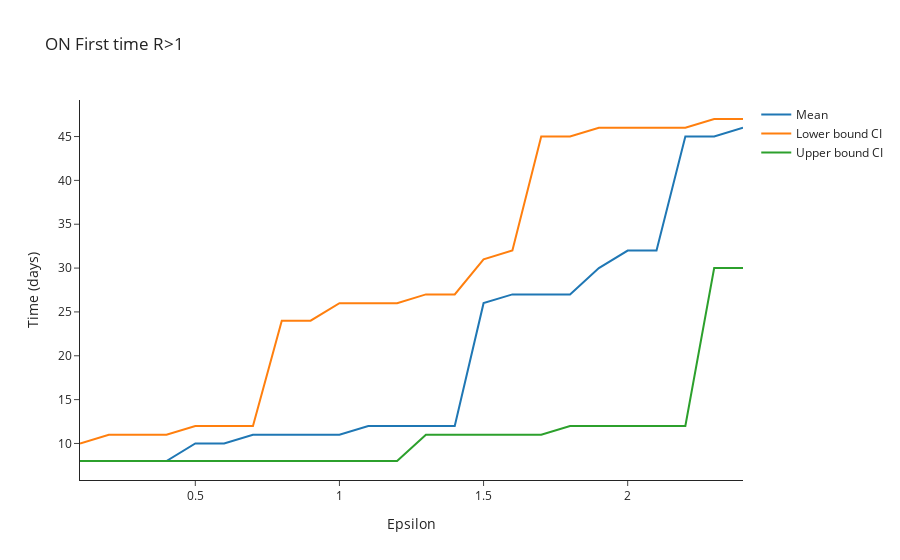

Notebook code for this chart:
### Code cell
# Plot time of first R_t > 1 
fig = go.Figure()

# Plot of incidences
fig.add_trace(
    go.Scatter(
        x=large_epsilon_range,
        y=first_time_r_more_than_1,
        mode='lines',
        name='Mean'
    )
)

fig.add_trace(
    go.Scatter(
        x=large_epsilon_range,
        y=first_time_r_more_than_1_LowerCI,
        mode='lines',
        name='Lower bound CI'
    )
)

fig.add_trace(
    go.Scatter(
        x=large_epsilon_range,
        y=first_time_r_more_than_1_UpperCI,
        mode='lines',
        name='Upper bound CI'
    )
)

# Add axis labels
fig.update_layout(
    title='ON First time R>1',
    template='simple_white',
    xaxis_title='Epsilon',
    yaxis_title='Time (days)'
)


#fig.write_image('ON-First-time-R-more-than-1.pdf')
fig.show()

### Figure 1 — Plotly figure (JSON) as saved in the notebook; plotly's stock layout.template omitted (floating-point values rounded to 4 significant figures)
{"data": [{"mode": "lines", "name": "Mean", "type": "scatter", "x": [0.1, 0.2, 0.3, 0.4, 0.5, 0.6, 0.7, 0.8, 0.9, 1, 1.1, 1.2, 1.3, 1.4, 1.5, 1.6, 1.7, 1.8, 1.9, 2, 2.1, 2.2, 2.3, 2.4], "y": [8, 8, 8, 8, 10, 10, 11, 11, 11, 11, 12, 12, 12, 12, 26, 27, 27, 27, 30, 32, 32, 45, 45, 46]}, {"mode": "lines", "name": "Lower bound CI", "type": "scatter", "x": [0.1, 0.2, 0.3, 0.4, 0.5, 0.6, 0.7, 0.8, 0.9, 1, 1.1, 1.2, 1.3, 1.4, 1.5, 1.6, 1.7, 1.8, 1.9, 2, 2.1, 2.2, 2.3, 2.4], "y": [10, 11, 11, 11, 12, 12, 12, 24, 24, 26, 26, 26, 27, 27, 31, 32, 45, 45, 46, 46, 46, 46, 47, 47]}, {"mode": "lines", "name": "Upper bound CI", "type": "scatter", "x": [0.1, 0.2, 0.3, 0.4, 0.5, 0.6, 0.7, 0.8, 0.9, 1, 1.1, 1.2, 1.3, 1.4, 1.5, 1.6, 1.7, 1.8, 1.9, 2, 2.1, 2.2, 2.3, 2.4], "y": [8, 8, 8, 8, 8, 8, 8, 8, 8, 8, 8, 8, 11, 11, 11, 11, 11, 12, 12, 12, 12, 12, 30, 30]}], "layout": {"title": {"text": "ON First time R>1"}, "xaxis": {"title": {"text": "Epsilon"}}, "yaxis": {"title": {"text": "Time (days)"}}}}
